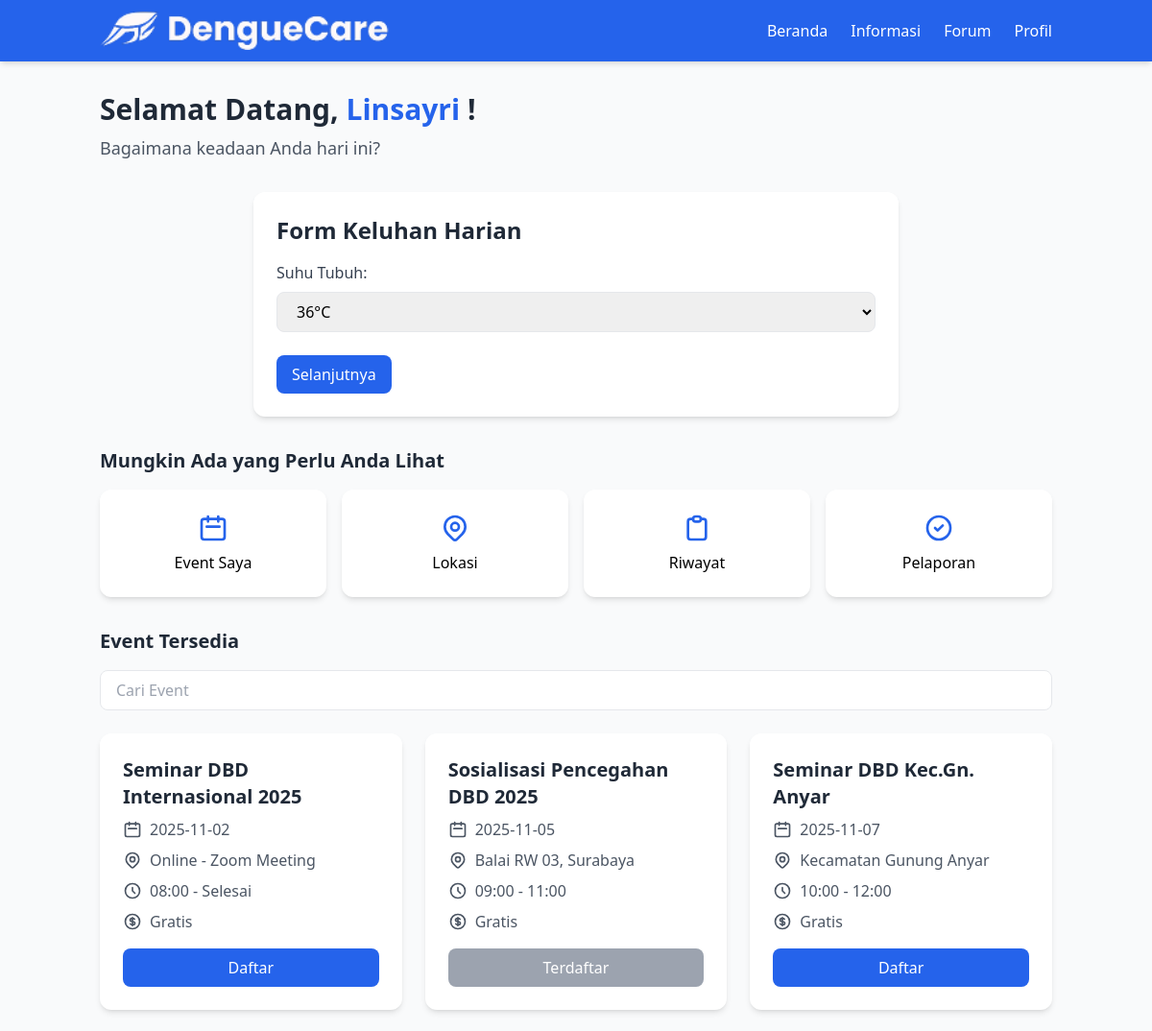
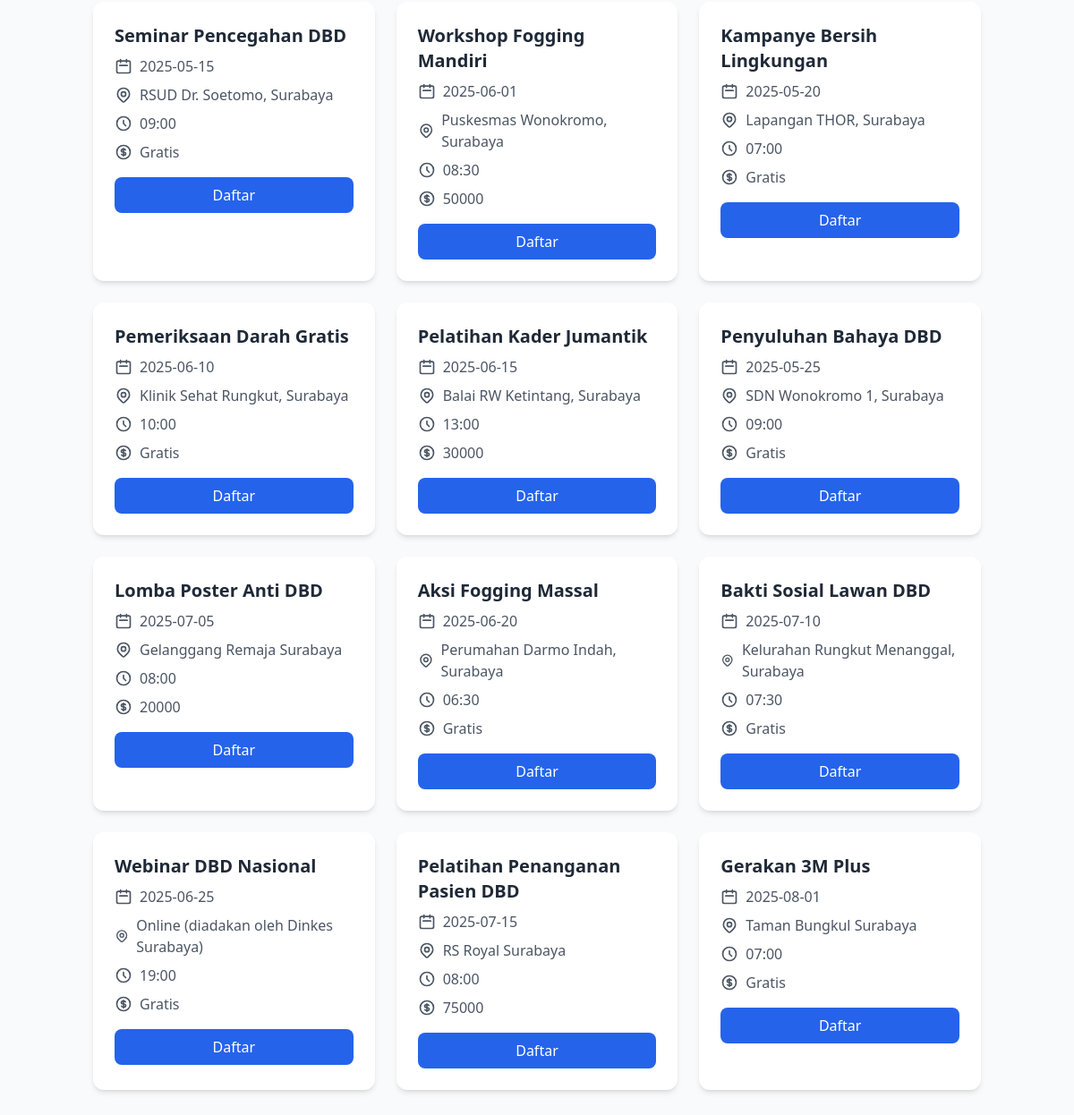
The page /main/home/homewarga.php (signed in) on the database its author committed (2 pictures, top to bottom).
### tables this page shows
CREATE TABLE `list_event` (
  `id` int NOT NULL,
  `nama_event` varchar(100) DEFAULT NULL,
  `tanggal` date DEFAULT NULL,
  `lokasi` varchar(100) DEFAULT NULL,
  `waktu` varchar(50) DEFAULT NULL,
  `biaya` varchar(50) DEFAULT NULL
);

### main/home/HomeWarga.php (the view, shortened to what this page needs)
<?php
include "../service/koneksi.php";
$id_warga = $_SESSION['id_warga'];
$tanggal_hari_ini = date("Y-m-d");
$cek_keluhan = mysqli_query($conn, "SELECT * FROM keluhan_harian WHERE id_warga='$id_warga' AND tanggal='$tanggal_hari_ini'");
$sudah_isi_keluhan = mysqli_num_rows($cek_keluhan) > 0;
?>
<!DOCTYPE html>
<html lang="id">
<head>
    <script src="https://cdn.tailwindcss.com"></script>
</head>
<body class="bg-gray-50 font-sans">
    <?php include "../layout/navbar.php"; ?>
    <div class="container mx-auto px-4 py-8">
        <div class="mb-8 animate-fade-in">
            <h1 class="text-3xl font-bold text-gray-800 mb-2">Selamat Datang,
                <span class="text-blue-600">
                    <?= isset($_SESSION['nama_lengkap']) ? htmlspecialchars($_SESSION['nama_lengkap']) : 'Warga' ?>
                </span>!
            </h1>
            <p class="text-lg text-gray-600">Bagaimana keadaan Anda hari ini?</p>
        </div>
        <?php if ($sudah_isi_keluhan): ?>
            <div class="bg-green-100 border-l-4 border-green-500 text-green-700 p-4 mb-8 rounded animate-fade-in">
                <p>Anda sudah mengisi keluhan hari ini. Terima kasih!</p>
            </div>
        <?php else: ?>
            <div class="bg-white rounded-xl shadow-md p-6 mb-8 max-w-2xl mx-auto animate-slide-in">
                <h2 class="text-2xl font-semibold text-gray-800 mb-4">Form Keluhan Harian</h2>
                <form id="keluhanForm">
                    <div class="step active">
                        <label class="block text-gray-700 mb-2">Suhu Tubuh:</label>
                        <select name="suhu" required class="w-full px-4 py-2 border rounded-lg focus:ring-2 focus:ring-blue-500 focus:border-blue-500">
                            <?php for ($i = 36; $i <= 42; $i++): ?>
                                <option value="<?= $i ?>"><?= $i ?>°C</option>
                            <?php endfor; ?>
                        </select>
                    </div>
                    <div class="flex justify-between mt-6">
                        <button type="button" id="nextBtn" class="px-4 py-2 bg-blue-600 text-white rounded-lg hover:bg-blue-700 transition btn-hover">
                            Selanjutnya
                        </button>
                    </div>
                </form>
            </div>
        <?php endif; ?>
        <h3 class="text-xl font-semibold text-gray-800 mb-4 animate-fade-in">Mungkin Ada yang Perlu Anda Lihat</h3>
        <div class="grid grid-cols-2 md:grid-cols-4 gap-4 mb-8">
            <a href="eventsaya.php" class="bg-white p-6 rounded-xl shadow-md text-center card-hover transition animate-fade-in hover:bg-blue-50">
                <div class="text-blue-600 mb-2">
                    <svg xmlns="http://www.w3.org/2000/svg" class="h-8 w-8 mx-auto" fill="none" viewBox="0 0 24 24" stroke="currentColor">
                        <path stroke-linecap="round" stroke-linejoin="round" stroke-width="2" d="M8 7V3m8 4V3m-9 8h10M5 21h14a2 2 0 002-2V7a2 2 0 00-2-2H5a2 2 0 00-2 2v12a2 2 0 002 2z" />
                    </svg>
                </div>
                <span class="font-medium">Event Saya</span>
            </a>
            <a href="lokasi.php" class="bg-white p-6 rounded-xl shadow-md text-center card-hover transition animate-fade-in hover:bg-blue-50">
                <div class="text-blue-600 mb-2">
                </div>
                <span class="font-medium">Lokasi</span>
            </a>
            <div class="bg-white p-6 rounded-xl shadow-md text-center card-hover transition animate-fade-in hover:bg-blue-50">
                <div class="text-blue-600 mb-2">
                </div>
                <span class="font-medium">Riwayat</span>
            </div>
            <div class="bg-white p-6 rounded-xl shadow-md text-center card-hover transition animate-fade-in hover:bg-blue-50">
                <div class="text-blue-600 mb-2">
                    <svg xmlns="http://www.w3.org/2000/svg" class="h-8 w-8 mx-auto" fill="none" viewBox="0 0 24 24" stroke="currentColor">
                        <path stroke-linecap="round" stroke-linejoin="round" stroke-width="2" d="M9 12l2 2 4-4m6 2a9 9 0 11-18 0 9 9 0 0118 0z" />
                    </svg>
                </div>
                <span class="font-medium">Pelaporan</span>
            </div>
        </div>
        <h3 class="text-xl font-semibold text-gray-800 mb-4 animate-fade-in">Event Tersedia</h3>
        <input type="text" id="search-bar" placeholder="Cari Event"
               class="w-full px-4 py-2 mb-6 border rounded-lg focus:ring-2 focus:ring-blue-500 focus:border-blue-500 animate-fade-in">
        <div class="grid grid-cols-1 md:grid-cols-2 lg:grid-cols-3 gap-6" id="event-grid">
            <?php
            $event = mysqli_query($conn, "SELECT * FROM list_event");
            while ($e = mysqli_fetch_assoc($event)) {
                $id_event = $e['id'];
                $cek = mysqli_query($conn, "SELECT * FROM event_warga WHERE id_warga='$id_warga' AND id_event='$id_event'");
                $terdaftar = mysqli_num_rows($cek) > 0;
            ?>
            <div class="bg-white rounded-xl shadow-md overflow-hidden card-hover animate-fade-in" data-name="<?= strtolower($e['nama_event']); ?>">
                <div class="p-6">
                    <h4 class="text-xl font-semibold text-gray-800 mb-2"><?= htmlspecialchars($e['nama_event']) ?></h4>
                    <div class="space-y-2 text-gray-600 mb-4">
                        <p class="flex items-center">
                            <svg xmlns="http://www.w3.org/2000/svg" class="h-5 w-5 mr-2" fill="none" viewBox="0 0 24 24" stroke="currentColor">
                                <path stroke-linecap="round" stroke-linejoin="round" stroke-width="2" d="M8 7V3m8 4V3m-9 8h10M5 21h14a2 2 0 002-2V7a2 2 0 00-2-2H5a2 2 0 00-2 2v12a2 2 0 002 2z" />
                            </svg>
                            <?= htmlspecialchars($e['tanggal']) ?>
                        </p>
                        <p class="flex items-center">
                            <?= htmlspecialchars($e['lokasi']) ?>
                        </p>
                        <p class="flex items-center">
                            <svg xmlns="http://www.w3.org/2000/svg" class="h-5 w-5 mr-2" fill="none" viewBox="0 0 24 24" stroke="currentColor">
                                <path stroke-linecap="round" stroke-linejoin="round" stroke-width="2" d="M12 8v4l3 3m6-3a9 9 0 11-18 0 9 9 0 0118 0z" />
                            </svg>
                            <?= htmlspecialchars($e['waktu']) ?>
                        </p>
                        <p class="flex items-center">
                            <?= htmlspecialchars($e['biaya']) ?>
                        </p>
                    </div>
                    <?php if ($terdaftar): ?>
                        <button class="w-full px-4 py-2 bg-gray-400 text-white rounded-lg cursor-not-allowed" disabled>
                            Terdaftar
                        </button>
                    <?php else: ?>
                        <form method="POST" action="homewarga.php">
                            <button type="submit" class="w-full px-4 py-2 bg-blue-600 text-white rounded-lg hover:bg-blue-700 transition btn-hover">
                                Daftar
                            </button>
                        </form>
                    <?php endif; ?>
                </div>
            </div>
            <?php } ?>
        </div>
    </div>
</body>
</html>

### main/layout/navbar.php
<header>
    <nav class="bg-blue-600 text-white shadow-md">
        <div class="container mx-auto px-4 py-3 flex justify-between items-center">
            <img src="../assets/img/Logoputihkecil.png" alt="DengueCare Logo" class="h-10">
            <ul class="flex space-x-6">
                <li><a href="../home/homewarga.php" class="font-medium hover:text-blue-200 transition">Beranda</a></li>
                <li><a href="#" class="font-medium hover:text-blue-200 transition">Informasi</a></li>
                <li><a href="#" class="font-medium hover:text-blue-200 transition">Forum</a></li>
                <li><a href="../profile/profil.php" class="font-medium hover:text-blue-200 transition">Profil</a></li>
            </ul>
        </div>
    </nav>
</header>

### main/home/HomeWarga.php (style rules this page uses)
.animate-fade-in { animation: fadeIn 0.5s ease-out forwards; }
.animate-slide-in { animation: slideInRight 0.5s ease-out forwards; }
.step { display: none; }
.step.active { display: block; animation: fadeIn 0.3s ease-out; }
.card-hover { transition: all 0.3s ease; }
.btn-hover { transition: all 0.2s ease; }

### rows shown on the page
list_event: nama_event "Seminar DBD Internasional 2025", tanggal "2025-11-02", lokasi "Online - Zoom Meeting", waktu "08:00 - Selesai", biaya "Gratis"
list_event: nama_event "Sosialisasi Pencegahan DBD 2025", tanggal "2025-11-05", lokasi "Balai RW 03, Surabaya", waktu "09:00 - 11:00", biaya "Gratis", shows "Terdaftar"
list_event: nama_event "Seminar DBD Kec.Gn. Anyar", tanggal "2025-11-07", lokasi "Kecamatan Gunung Anyar", waktu "10:00 - 12:00", biaya "Gratis"
list_event: nama_event "Seminar Pencegahan DBD", tanggal "2025-05-15", lokasi "RSUD Dr. Soetomo, Surabaya", waktu "09:00", biaya "Gratis"
list_event: nama_event "Workshop Fogging Mandiri", tanggal "2025-06-01", lokasi "Puskesmas Wonokromo, Surabaya", waktu "08:30", biaya "50000"
list_event: nama_event "Kampanye Bersih Lingkungan", tanggal "2025-05-20", lokasi "Lapangan THOR, Surabaya", waktu "07:00", biaya "Gratis"
list_event: nama_event "Pemeriksaan Darah Gratis", tanggal "2025-06-10", lokasi "Klinik Sehat Rungkut, Surabaya", waktu "10:00", biaya "Gratis"
list_event: nama_event "Pelatihan Kader Jumantik", tanggal "2025-06-15", lokasi "Balai RW Ketintang, Surabaya", waktu "13:00", biaya "30000"
list_event: nama_event "Penyuluhan Bahaya DBD", tanggal "2025-05-25", lokasi "SDN Wonokromo 1, Surabaya", waktu "09:00", biaya "Gratis"
list_event: nama_event "Lomba Poster Anti DBD", tanggal "2025-07-05", lokasi "Gelanggang Remaja Surabaya", waktu "08:00", biaya "20000"
list_event: nama_event "Aksi Fogging Massal", tanggal "2025-06-20", lokasi "Perumahan Darmo Indah, Surabaya", waktu "06:30", biaya "Gratis"
list_event: nama_event "Bakti Sosial Lawan DBD", tanggal "2025-07-10", lokasi "Kelurahan Rungkut Menanggal, Surabaya", waktu "07:30", biaya "Gratis"
list_event: nama_event "Webinar DBD Nasional", tanggal "2025-06-25", lokasi "Online (diadakan oleh Dinkes Surabaya)", waktu "19:00", biaya "Gratis"
list_event: nama_event "Pelatihan Penanganan Pasien DBD", tanggal "2025-07-15", lokasi "RS Royal Surabaya", waktu "08:00", biaya "75000"
list_event: nama_event "Gerakan 3M Plus", tanggal "2025-08-01", lokasi "Taman Bungkul Surabaya", waktu "07:00", biaya "Gratis"

### other values the page prints
$_SESSION['nama_lengkap'] "Linsayri"
form field suhu "36°C"
